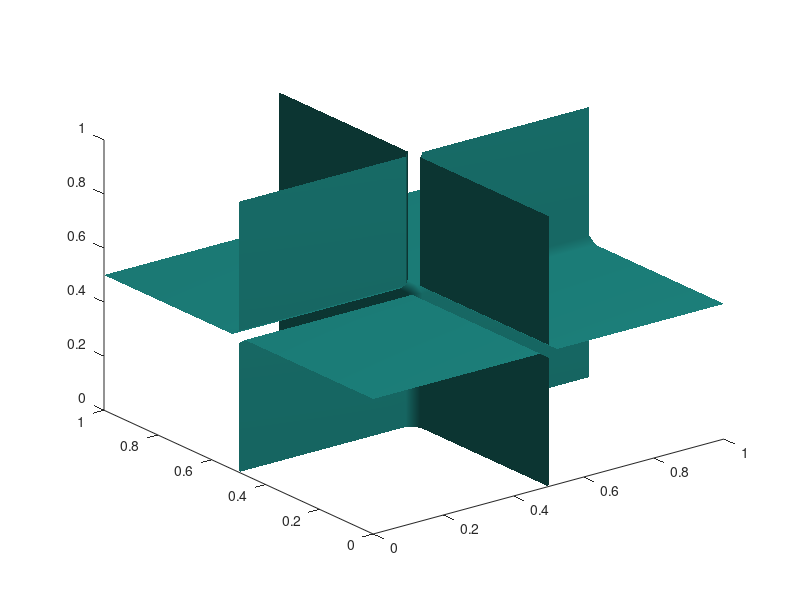

MATLAB code to generate this figure:
clc; clear all; close all;
% si film = 1 : faire le film,
%    film = 0 : ne pas faire de film.
film = 0;

ref=floor(10000*now);
if film==1
    % options de film
    %nbim=1000;%(=5 when dt=0.01)
    
    mkdir(['./video-' date ])
    mov=avifile(['./video-' date '/ref_' num2str(ref) '_AC.avi'],'compression','None');
    fig=figure;
end

Tmax=1;
ddt=10^-2;

N=20;
h=1/(N+1);
x=[0:h:1]';
[X,Y,Z]=meshgrid(x,x,x);

%U=2*rand(size(X))-1;
U=cos(pi*X).*cos(pi*Y).*cos(pi*Z);
U=reshape(U,[],1);
epsilon=0.01;

A=sparse(diag(-2*ones(N+2,1))+diag(ones(N+1,1),1)+diag(ones(N+1,1),-1));
A(1,2)=2; A(end,end-1)=2;
A=-A./(h^2);
id=speye(N+2,N+2);


Ax=kron(kron(A,id), id);
Ay=kron(kron(id,A), id);
Az=kron(kron(id,id), A);
Id=speye(size(Ax));

t=0;
while t<Tmax
    clc; t=t+ddt
    
    % step 1
    W=(Id+ddt*Ax)\(-ddt*Ax*U);
    V1=W+U;
    
    % step 2
    W=(Id+ddt*Ay)\(-ddt*Ay*V1);
    V2=W+V1;
    
    % step 3
    W=(Id+ddt*Az)\(-ddt*Az*V2);
    V3=W+V2;
    
    % step 4
    nom=V3;
    denom=V3.^2+(1-V3.^2).*exp(-2*ddt/(epsilon^2));
    denom=sqrt(denom);
    U=nom./denom;
    
    if film == 1
        % plot
        figure(1)
        isosurface(X,Y,Z,reshape(U,size(X)))
        title(['time : ', num2str(t)], 'Units', 'normalized','Position', [1 1], 'HorizontalAlignment', 'right')
        %title(['solution at time : ', num2str(t)], 'HorizontalAlignment', 'right');
        xlabel('x')
        ylabel('y')
        zlabel('z')
        axis([0 1 0 1 0 1])
    
        frame = getframe(fig);
        mov = addframe(mov,frame); 
        hold off
        
        close (1)
    end

end

if film==1
    %close(fig)
    mov=close(mov);
    
    data = fopen('AAA_VIDEO_SAVE.txt','a');
    fprintf(data,'%s\n',['date : ', date]);
    fprintf(data,'%s\n',['ref. : ', num2str(ref)]);
    fprintf(data,'%s\n','***********************************');
    fprintf(data,'%s\n','---------- numerical data ---------');
    fprintf(data,'%s\n',['grid              : ', num2str(N)] );
    fprintf(data,'%s\n',['time step         : ', num2str(ddt)] );
    fprintf(data,'%s\n','-------- mathematical data --------');
    fprintf(data,'%s\n',['epsilon           : ', num2str(epsilon)] );
    fprintf(data,'%s\n','------------ results --------------');
    fprintf(data,'%s\n',['final time        : ', num2str(t)] );
    fprintf(data,'%s\n','***********************************');
    fprintf(data,'%s\n','  ');
    fprintf(data,'%s\n','  ');
    fclose(data);
end

figure(1)
isosurface(X,Y,Z,reshape(U,size(X)))